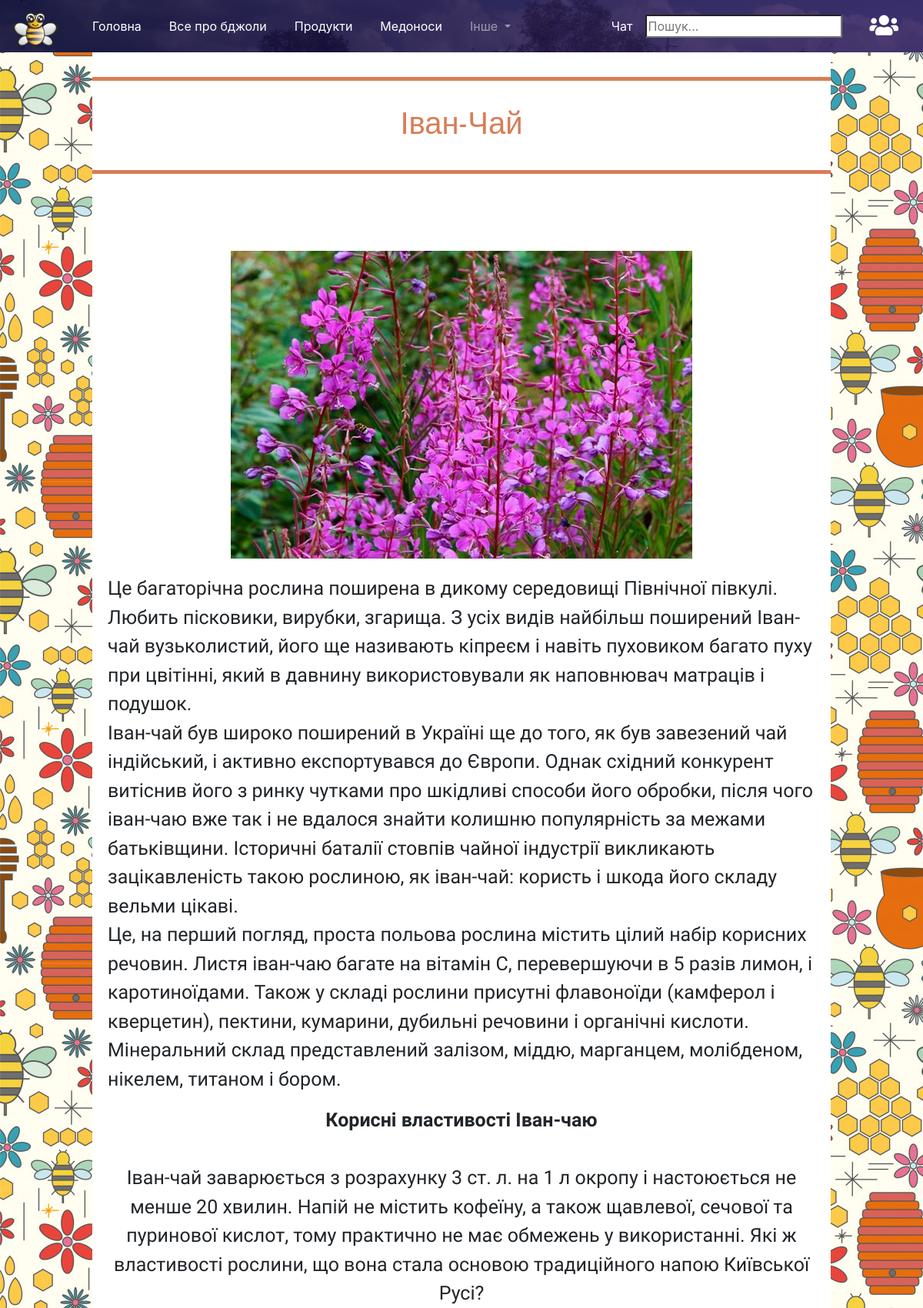
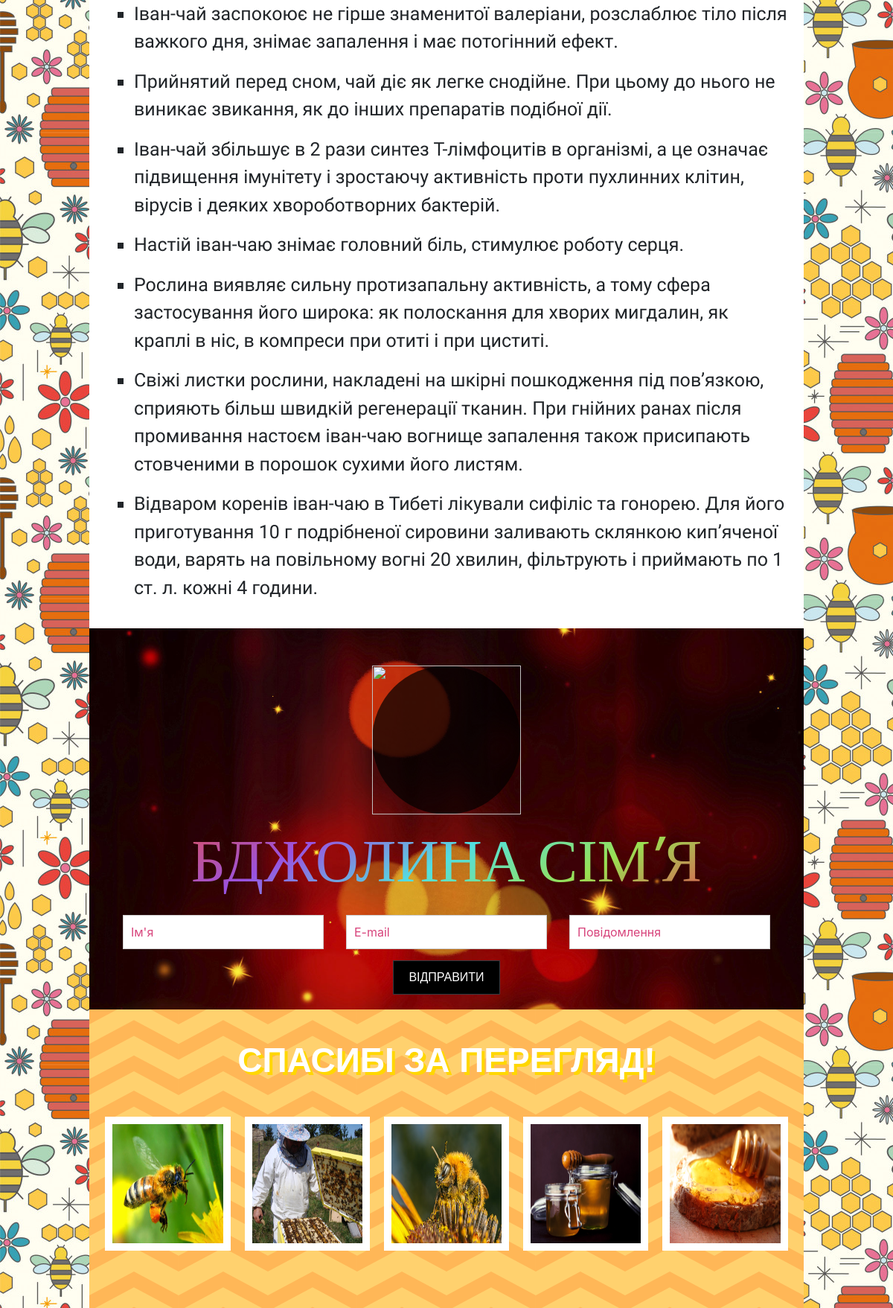
The app's page /article.php?id=4 with its own data (2 pictures, top to bottom).
### tables this page shows
CREATE TABLE `products1` (
  `id` int(10) UNSIGNED NOT NULL,
  `title` varchar(30) NOT NULL,
  `desc1` text,
  `foto` blob NOT NULL,
  `num` int(11) NOT NULL
);

### article.php (the view, shortened to what this page needs)
<?php
	require 'header.php';
	$id = $_GET['id'];
	$mysqli = connectDB();
    $result_set = $mysqli->query("SELECT * FROM `products1` WHERE `id` = '$id'");
?>
<?php
while ($user = mysqli_fetch_array($result_set)) {
?>
<head>
</head>
<body>
<div class="title1" align="center">
	<h1><?=$user['title']?></h1>
</div>
<div align="center"><img src="img/<?=$user['foto']?>"></div>
<div class="bee-text" style="padding: 20px;">
<p><?=$user['desc1']?></p>
</div>
<?php } ?>
</body>
<?php
	require 'footer.php';
?>

### style/style.css (style rules this page uses)
* { box-sizing: border-box; }
li { list-style-type: none; }
body { width: 100%; }

### style/style-second.php (style rules this page uses)
html { background:url('img/fone.jpg'); display: flex; justify-content: center; }
body { width: 80%!important; }
.title1 { width: 100%; padding: 30px 100px 30px 100px; margin:100px auto; border-top: 5px solid #d87d56; border-bottom: 5px solid #d87d56; font-family:'Lobster',sans-serif; color:#d87d56; animation:blusk 3s infinite; }
.bee-text { font-family: 'Open sans condensed',sans-serif; font-size: 25px; text-align: center; }
.bee-text p { text-align: left; }
.bee-text ul li { list-style-type: square; }

### article.php (style rules this page uses)
ul { text-align: left; }
img { max-width: 100%!important; height: auto; }

### records on screen
products1: title "Іван-Чай", foto (picture), desc1 "Це багаторічна рослина поширена в дикому середовищі Північної півкулі. Любить пісковики, вирубки, згарища. З усіх видів найбільш поширений Іван-чай вузьколистий, його ще називають кіпреєм і навіть пуховиком багато пуху при цвітінні, який в давнину використовували як наповнювач матраців і подушок. Іван-чай був широко поширений в Україні ще до того, як був завезений чай індійський, і активно експортувався до Європи. Однак східний конкурент витіснив його з ринку чутками про шкідливі способи його обробки, після чого іван-чаю вже так і не вдалося знайти колишню популярність за межами батьківщини. Історичні баталії стовпів чайної індустрії викликають зацікавленість такою рослиною, як іван-чай:…"
